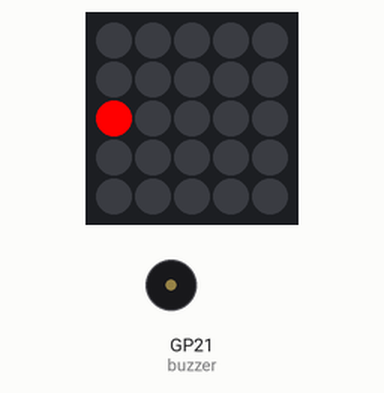
Simulated run of this program. Board: Raspberry Pi Pico running MicroPython. On the bench: 5×5 RGB LED matrix, buzzer (waves = sounding). Random numbers come from a fixed seed; the 25 LEDs are laid out as on the BitDogLab board (LED 0 bottom right, every second row reversed). At 6.9 s the program stops and its outputs stay as they are.

Above: at 0.15 s.
At 5.34 s:
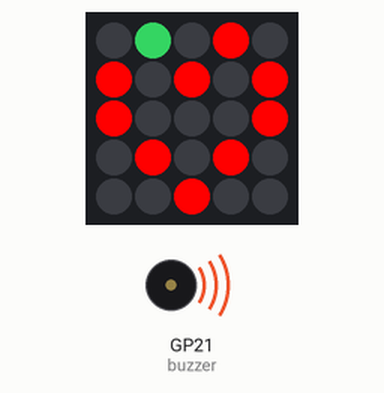
At 6.14 s:
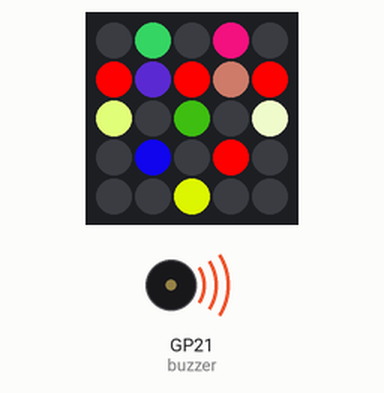
At 7.0 s:
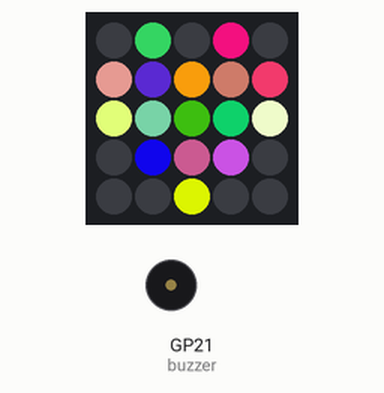
Timing chart, 0 to 8.4 s (numbered marks = the images above):
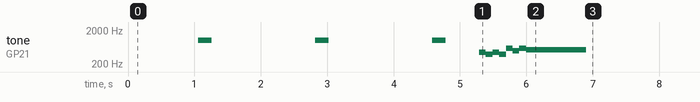

The program:

Composi__o_V3A.py
```python
from machine import PWM, Pin
import neopixel
import time
import random

# Configuração do NeoPixel
NUM_LEDS = 25
np = neopixel.NeoPixel(Pin(7), NUM_LEDS)

# Configuração do Buzzer
buzzer = PWM(Pin(21))
buzzer_freq = 1000  # Frequência para o beep

def beep(duration=0.2):
    ''' Toca um beep com a duração especificada '''
    buzzer.freq(buzzer_freq)
    buzzer.duty_u16(5000)  # Intensidade média
    time.sleep(duration)
    buzzer.duty_u16(0)  # Desliga o buzzer

def dim_leds(led_sequence, current_index):
    # Define o fator de diminuição de intensidade baseado no índice atual do LED
    dim_factor = 255 // (len(led_sequence) - current_index)
    for idx, led in enumerate(led_sequence):
        if idx < current_index:
            r, g, b = np[led]
            r = max(r - dim_factor, 0)
            np[led] = (r, g, b)

def turn_off_all_leds():
    ''' Desliga todos os LEDs '''
    for i in range(NUM_LEDS):
        np[i] = (0, 0, 0)
    np.write()

def heartbeat_effect(sequence):
    initial_delay = 0.3  # tempo inicial entre LEDs
    decrement = 0.05  # valor a ser decrementado a cada LED

    # Limpa todos os LEDs
    turn_off_all_leds()

    for idx, led in enumerate(sequence):
        np[led] = (255, 0, 0)  # Acende o LED vermelho
        dim_leds(sequence, idx)  # Diminui o brilho dos LEDs na sequência
        np.write()
        time.sleep(initial_delay - idx * decrement)

    # Toca o beep no buzzer
    beep()

    # Aguarda um pouco e depois desliga todos os LEDs
    time.sleep(0.3)
    turn_off_all_leds()

def heart():
    """Acende um coração grande na matriz de LEDs."""
    # Primeiro, desligamos todos os LEDs para garantir que começa "limpo"
    turn_off_all_leds()

    # Lista dos LEDs que devem ser acesos para o coração
    heart_leds = [2, 6, 14, 15, 23, 17, 21, 19, 10, 8]

    # Acendendo os LEDs em vermelho
    for led in heart_leds:
        np[led] = (255, 0, 0)  # RED

    np.write()

# Sequência de LEDs para simular o pulso cardíaco
sequence = [14, 6, 12, 17, 21, 10]

# Especifica o número de repetições desejado
num_repetitions = 3
for _ in range(num_repetitions):
    heartbeat_effect(sequence)
    # Exibe o coração grande
    heart()
    time.sleep(0.2)

# AQUI COMEÇA O CÓDIGO DE ACENDER OS LEDs DO CORAÇÃO ALEATORIAMENTE
def random_color(dim_factor=1):
    """Gera uma cor aleatória."""
    return (int(random.randint(0, 255) * dim_factor),
            int(random.randint(0, 255) * dim_factor),
            int(random.randint(0, 255) * dim_factor))

def l3_37_sound_and_lights():
    border_heart_leds = [2, 6, 14, 15, 23, 17, 21, 19, 10, 8]
    inner_heart_leds = [7, 13, 12, 11, 16, 18]
    already_illuminated = []

    for freq in [440, 392, 440, 392]:  # Notas: A, G
        random_led = random.choice([led for led in border_heart_leds + inner_heart_leds if led not in already_illuminated])
        already_illuminated.append(random_led)
        color_intensity = 0.5 if random_led in inner_heart_leds else 1
        np[random_led] = random_color(color_intensity)
        np.write()
        buzzer.freq(freq)
        buzzer.duty_u16(5000)
        time.sleep(0.1)

    for freq in [587, 493, 587, 523]:  # Notas: D, B, D, C
        random_led = random.choice([led for led in border_heart_leds + inner_heart_leds if led not in already_illuminated])
        already_illuminated.append(random_led)
        color_intensity = 0.5 if random_led in inner_heart_leds else 1
        np[random_led] = random_color(color_intensity)
        np.write()
        buzzer.freq(freq)
        buzzer.duty_u16(5000)
        time.sleep(0.10)

    for led in [l for l in border_heart_leds + inner_heart_leds if l not in already_illuminated]:
        color_intensity = 0.5 if led in inner_heart_leds else 1
        np[led] = random_color(color_intensity)
        np.write()
        time.sleep(0.1)

    buzzer.duty_u16(0)

l3_37_sound_and_lights()
```

Measured:
- by itself, tone on GP21 (buzzer): plays 1000 Hz for 0.20 s, 1000 Hz for 0.20 s, 1000 Hz for 0.20 s, 440 Hz for 0.10 s, 392 Hz for 0.10 s, 440 Hz for 0.10 s … (11 notes in this stretch)
